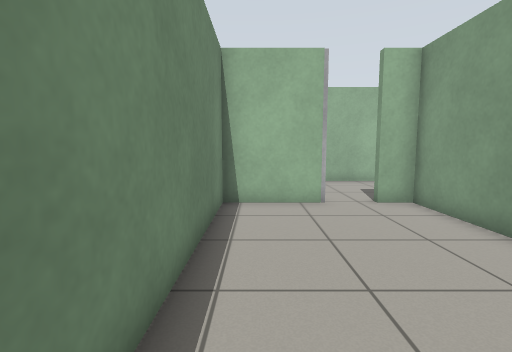
[1] (above)

19 first-person views from a walk through a Gazebo world. The camera is 0.94 m above the floor, tilts 6° down and sees 85° across. The floor is counted in squares, 0.5 m on a side. Each view is taken from the middle of a square. On the plan, view 1 faces up. The plan holds only what a view shows up to about 16 squares ahead; the rest is blank. The robots in the file are not drawn. Surface patterns are stand-ins for the level's own textures.

[2]
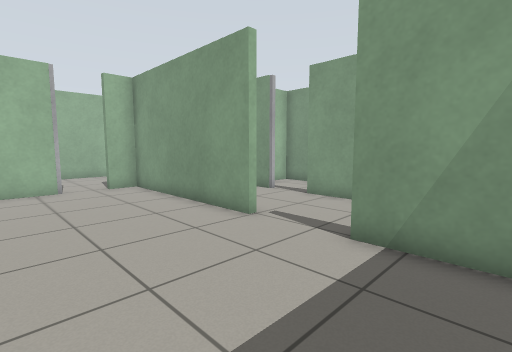

[3]
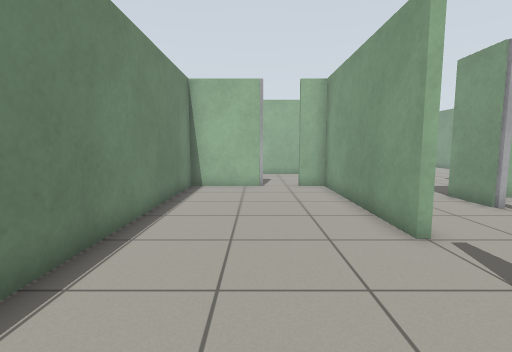

[4]
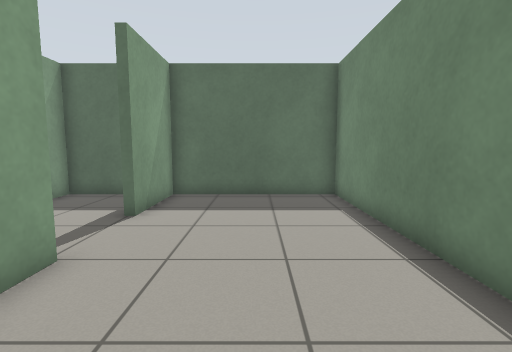

[5]
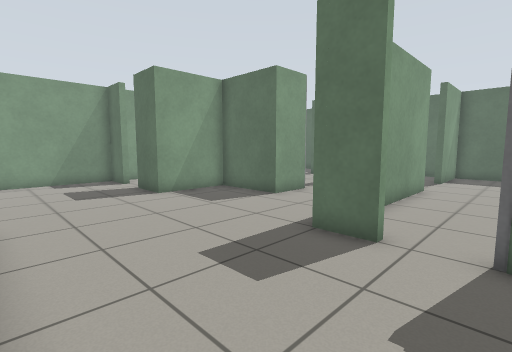

[6]
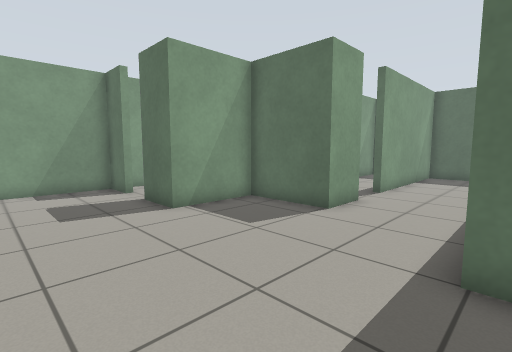

[7]
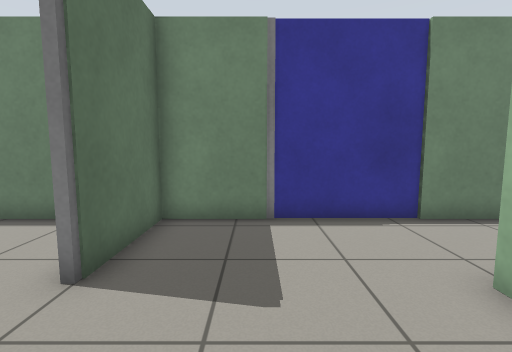

[8]
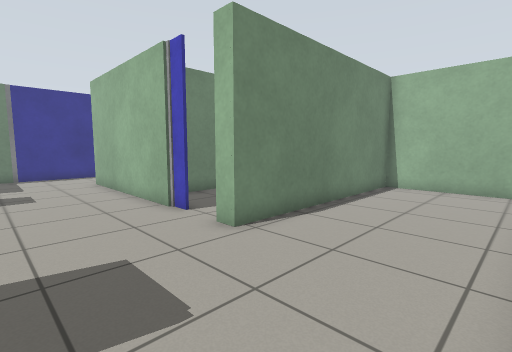

[9]
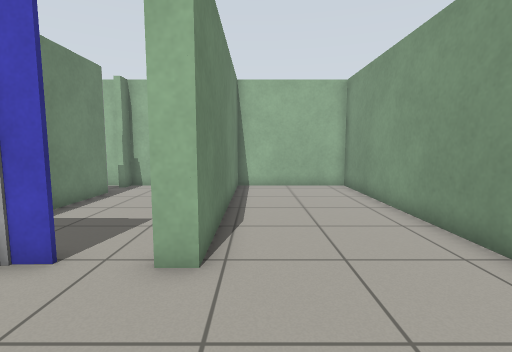

[10]
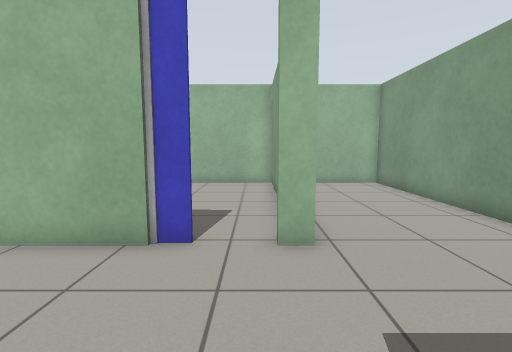

[11]
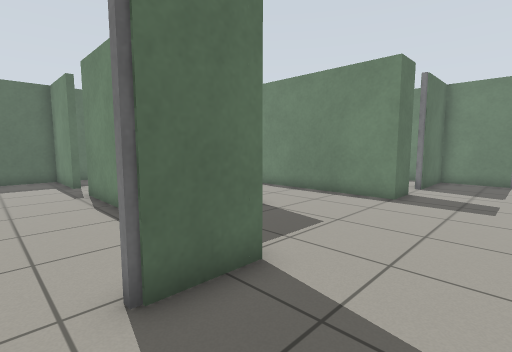

[12]
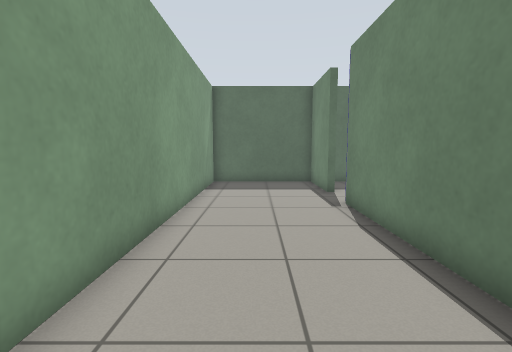

[13]
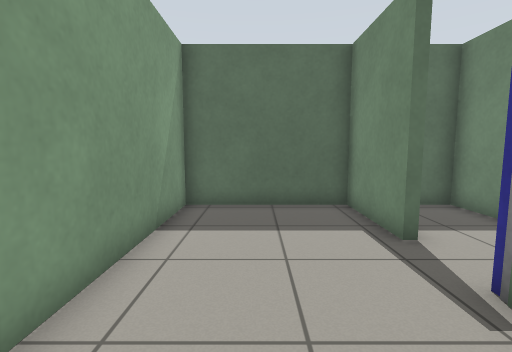

[14]
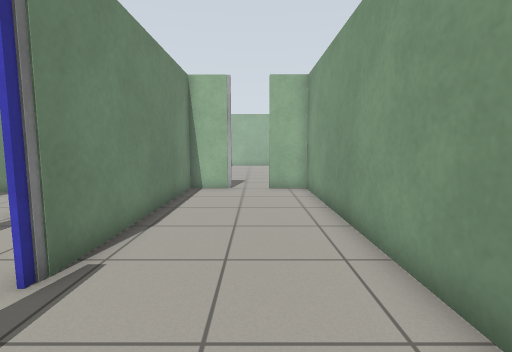

[15]
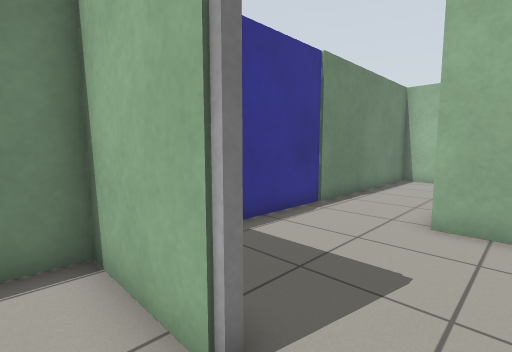

[16]
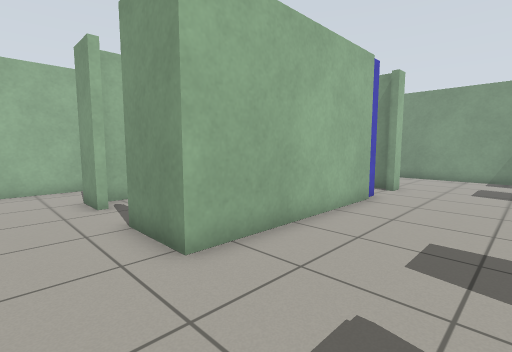

[17]
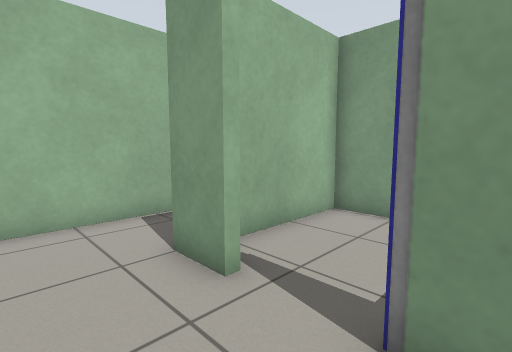

[18]
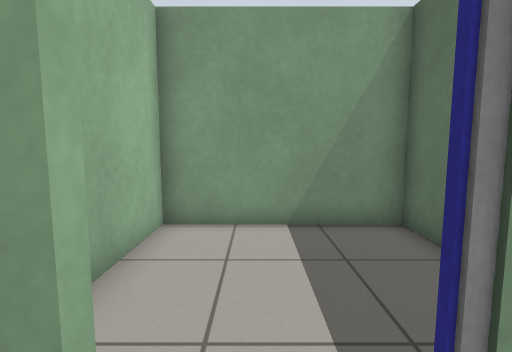

[19]
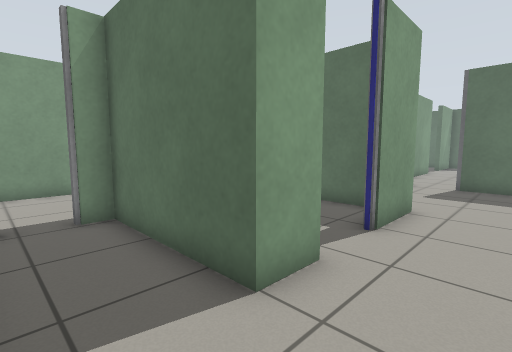

### Floor plan
Points are (right, up) in squares from view 1. A wall is a line through its corners. A room is listed if a view was taken in it or the views show most of it. See-through windows are left out.
Room 1 (views 1, 2, 3, 4, 15)
walls: (5.3, 1.5) (5.3, 9.3) (4, 9.3); (2.4, 9.3) (-1.1, 9.3) (-1.1, -4.9) (5.3, -4.9) (5.3, -1.4)
ways out: opening at (3.5, 10) to room 2; opening at (6, 0) to room 10
Room 2 (views 5, 16, 17)
walls: (-1.1, 12.4) (-1.1, 9.6) (2.4, 9.6); (4.6, 15.2) (2.4, 15.2) (2.4, 17.9); (-1.1, 17.4) (-1.1, 16.4)
ways out: opening at (3.5, 10) to room 1; opening at (5.5, 12.5) to room 3; opening at (1, 17) to room 6
objects: door leaf (-1, 13) to (-1, 16)
Room 3 (views 6, 7, 10)
walls: (4, 9.6) (5.6, 9.6) (5.6, 4.5); (10.7, 15.2) (4.6, 15.2); (9.3, 4.4) (9.3, 6.5) (12.7, 6.5) (12.7, 9.9)
ways out: opening at (5.5, 12.5) to room 2; opening at (13, 13) to room 4; opening at (11.5, 14.5) to room 8; opening at (8, 5.5) to room 13
Room 4 (views 8, 9, 11, 12)
walls: (16.5, 9.9) (18.3, 9.9) (18.3, 24.5) (13, 24.5) (13, 15.2) (12.4, 15.2); (12.7, 9.9) (14.9, 9.9)
ways out: opening at (13, 13) to room 3; opening at (15.5, 10) to room 5
Room 5 (views 13, 14)
walls: (12.6, -1.5) (13, -1.5) (13, -4.9) (18.3, -4.9) (18.3, 9.6) (16.6, 9.6); (15, 9.6) (13, 9.6) (13, 0.5)
ways out: opening at (15.5, 10) to room 4; opening at (13, -0.5) to room 12
Room 6 (view 18)
walls: (-1.1, 20.6) (-1.1, 17.4)
ways out: opening at (1, 17) to room 2; opening at (1, 21.5) to room 7; opening at (3, 19) to room 9
Room 7 (view 19)
walls: (4, 24.5) (-1.1, 24.5) (-1.1, 20.6); (2.4, 20) (2.4, 21.6) (7.6, 21.6); (7.4, 24.5) (6.7, 24.5)
ways out: opening at (1, 21.5) to room 6; opening at (8, 23) to room 8
Room 8 (no view inside)
walls: (12.7, 20.6) (12.7, 24.5) (7.9, 24.5) (7.9, 23.8); (7.9, 22.5) (7.9, 17); (12.7, 15.5) (12.7, 16.2)
ways out: opening at (11.5, 14.5) to room 3; opening at (8, 23) to room 7
Room 9 (no view inside)
walls: (3.6, 15.5) (7.6, 15.5) (7.6, 21.3) (3, 21.3)
ways out: opening at (3, 19) to room 6
Room 10 (no view inside)
walls: (7.1, -4.9) (9.3, -4.9) (9.3, 1.5)
ways out: opening at (6, 0) to room 1; opening at (8, 2) to room 13
Room 11 (no view inside)
walls: (12.7, 4.6) (12.7, 6.2) (11.2, 6.2)
ways out: opening at (11.5, 1.5) to room 12; opening at (10, 3.5) to room 13
Room 12 (no view inside)
walls: (9.7, -3.1) (9.7, -4.9) (12, -4.9)
ways out: opening at (13, -0.5) to room 5; opening at (11.5, 1.5) to room 11
Room 13 (no view inside)
walls: (9.3, 1.5) (9.3, 2.5); (5.6, 4.5) (5.6, 3)
ways out: opening at (8, 5.5) to room 3; opening at (8, 2) to room 10; opening at (10, 3.5) to room 11

Positions as (right, up) in squares from view 1, and headings:
1: (0, 0), facing up
2: (0, -4), facing up-right
3: (2, -4), facing up
4: (2, 6), facing down
5: (2, 15), facing down-right
6: (5, 14), facing down-right
7: (6, 12), facing left
8: (18, 11), facing up-left
9: (14, 11), facing up
10: (12, 10), facing up
11: (16, 13), facing down-left
12: (16, 10), facing down
13: (16, 4), facing down
14: (16, -3), facing up
15: (4, 8), facing up-left
16: (0, 11), facing up-right
17: (0, 17), facing up-right
18: (1, 19), facing right
19: (0, 24), facing down-right
